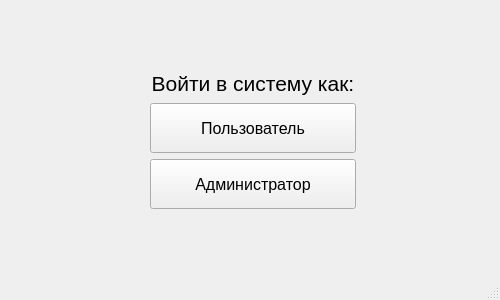
<?xml version="1.0" encoding="UTF-8"?>
<ui version="4.0">
 <class>MainWindow</class>
 <widget class="QMainWindow" name="MainWindow">
  <property name="geometry">
   <rect>
    <x>0</x>
    <y>0</y>
    <width>500</width>
    <height>300</height>
   </rect>
  </property>
  <property name="windowTitle">
   <string>MainWindow</string>
  </property>
  <widget class="QWidget" name="centralwidget">
   <widget class="QWidget" name="verticalLayoutWidget">
    <property name="geometry">
     <rect>
      <x>150</x>
      <y>70</y>
      <width>206</width>
      <height>139</height>
     </rect>
    </property>
    <layout class="QVBoxLayout" name="verticalLayout">
     <item>
      <widget class="QLabel" name="label">
       <property name="text">
        <string>&lt;html&gt;&lt;head/&gt;&lt;body&gt;&lt;p align=&quot;center&quot;&gt;&lt;span style=&quot; font-size:16pt;&quot;&gt;Войти в систему как:&lt;/span&gt;&lt;/p&gt;&lt;/body&gt;&lt;/html&gt;</string>
       </property>
      </widget>
     </item>
     <item>
      <widget class="QPushButton" name="UserLoginBtn">
       <property name="minimumSize">
        <size>
         <width>150</width>
         <height>50</height>
        </size>
       </property>
       <property name="font">
        <font>
         <pointsize>12</pointsize>
        </font>
       </property>
       <property name="text">
        <string>Пользователь</string>
       </property>
      </widget>
     </item>
     <item>
      <widget class="QPushButton" name="AdminLoginBtn">
       <property name="minimumSize">
        <size>
         <width>150</width>
         <height>50</height>
        </size>
       </property>
       <property name="font">
        <font>
         <pointsize>12</pointsize>
        </font>
       </property>
       <property name="text">
        <string>Администратор</string>
       </property>
      </widget>
     </item>
    </layout>
   </widget>
  </widget>
  <widget class="QMenuBar" name="menubar">
   <property name="geometry">
    <rect>
     <x>0</x>
     <y>0</y>
     <width>500</width>
     <height>21</height>
    </rect>
   </property>
  </widget>
  <widget class="QStatusBar" name="statusbar"/>
 </widget>
 <resources/>
 <connections/>
</ui>
